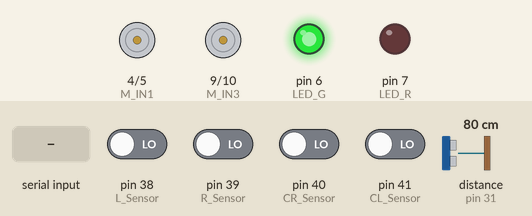
The sketch below on a simulated Arduino Mega 2560, built with avr-gcc and run on an emulated ATmega2560. Parts: motor-driver pin pairs drawn as motors (green arrow = first pin HIGH = forward, orange = second pin HIGH = backward, longer = more drive, scaled by the enable pin), output pins drawn as LEDs (lit = HIGH). Wiring (inferred from the names in the program): ultrasonic range finder: trigger pin 30; echo pin 31. The inputs (shaded band) are chosen by the test bench; at power-on: pin 38 (L_Sensor), pin 39 (R_Sensor), pin 40 (CR_Sensor), pin 41 (CL_Sensor) LOW, distance to the obstacle (sensor on pin 31) 80 cm. The echo pulse lasts 58.3 µs per cm; pins used as bus, display or sensor lines are not drawn; what the sketch prints to the serial monitor is not drawn.

Above: at 1.2 s.
1.3 s: "d" received over the second serial link
At 2.1 s:
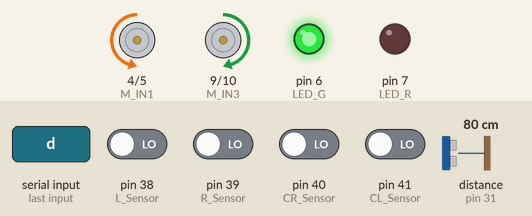
2.8 s: distance to the obstacle (sensor on pin 31) set to 2 cm
At 4.2 s:
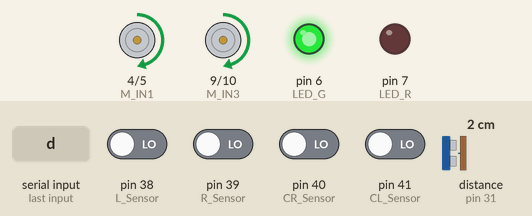
At 13.61 s:
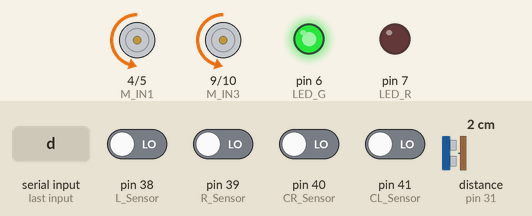
Timing chart, 0 to 15.9 s (numbered marks = the images above; inputs shaded):
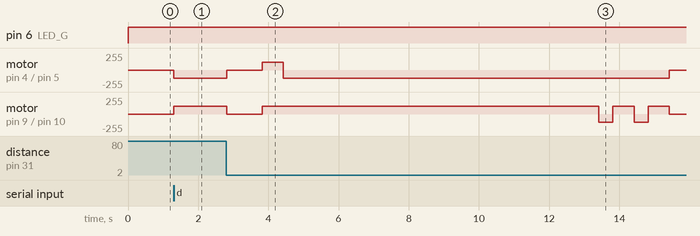

The sketch:

TESLA.ino
```cpp
#include <MsTimer2.h> // 타이머2 인터럽트
#include <NewPing.h>        // 초음파 센서로 거리값을 쉽게 얻을 수 있는 라이브러리
#include <Servo.h>

// 블루투스
char getData = 1;

// 모터 드라이브 핀
#define EA 3      //***적용
#define EB 8      //***적용
#define M_IN1 4   //***적용
#define M_IN2 5   //***적용
#define M_IN3 9   //***적용
#define M_IN4 10  //***적용

// DC모터
#define MOTOR_MIN_PWM 110
#define MOTOR_MAX_PWM 255
#define MOTOR_DRIVE_PWM 110     //-- 적외선센서 변경사항
#define MOTOR_TURN_DELAY 2000

// 적외선 센서
#define R_Sensor 39    //***적용
#define CR_Sensor 40   //***적용
#define CL_Sensor 41   //***적용
#define L_Sensor 38    //***적용
// 초음파 센서 핀
#define ECHO 31              // 수신부
#define TRIG 30              // 송신부
// 최소, 최대, 지연 (초음파 센서 측정 가능 거리: 20mm ~ 4500mm)
#define SONAR_MIN_DISTANCE 3
#define SONAR_MAX_DISTANCE 200
#define SONAR_DELAY 25
NewPing sonar(TRIG, ECHO, SONAR_MAX_DISTANCE);
long frontDistance = 0;

long frontSensing(int loop)
{
  long duration, distance;
  long avgDistance = 0;

  // 센서가 튀는 현상이 있어서 5번 측정하여 평균값으로 판단
  for (int i = 0; i < loop; i++)
  {
    digitalWrite(TRIG, HIGH);  // trigPin에서 초음파 발생(echoPin도 HIGH)
    delayMicroseconds(10);
    digitalWrite(TRIG, LOW);

    duration = pulseIn(ECHO, HIGH);    // echoPin 이 HIGH를 유지한 시간을 저장 한다.
    distance = ((float)(340 * duration) / 1000) / 2;
    avgDistance = avgDistance + distance;
    delay(1);
  }
  avgDistance = avgDistance / loop;
  return avgDistance;
}

// LED
int LED_G = 6;         //***적용
int LED_R = 7;         //***적용
volatile int LED_G_State = 1;   // LED초록 상태값 //***적용
volatile int LED_R_State = 0;   // LED빨강 상태값 //***적용

// led 인터럽트 함수
void flash(){
  digitalWrite(LED_G, LED_G_State);
  digitalWrite(LED_R, LED_R_State);
}

// 조이스틱 동작 관련
#define VR_MIN_VALUE (0)
#define VR_MAX_VALUE (1023)
int convertToPWM(int value) {
  return map(value, VR_MIN_VALUE, VR_MAX_VALUE, -MOTOR_MAX_PWM, MOTOR_MAX_PWM);
}

void setup() {
  Serial.begin(9600);
  Serial.print("통신시작");
  // 블루투스
  Serial2.begin(9600);
  Serial1.begin(9600);

  // 핀모드
  pinMode(EA, OUTPUT);
  pinMode(M_IN1, OUTPUT);
  pinMode(M_IN2, OUTPUT);

  pinMode(EB, OUTPUT);
  pinMode(M_IN3, OUTPUT);
  pinMode(M_IN4, OUTPUT);

  pinMode(R_Sensor, INPUT);
  pinMode(CR_Sensor, INPUT);
  pinMode(CL_Sensor, INPUT);
  pinMode(L_Sensor, INPUT);

  pinMode(LED_G, OUTPUT);
  pinMode(LED_R, OUTPUT);

  pinMode(TRIG, OUTPUT);
  pinMode(ECHO, INPUT);

  MsTimer2::set(1, flash);
  MsTimer2::start();
}


void loop() {

//  // hm-10 블루투스 연결 시, 값을 getData 변수에 저장(변수: 1- 조이스틱모드 0 - 라인트레이서모드)
    frontDistance = frontSensing(5);
   if(frontDistance < 100){
    movePattern();
  }

  if(Serial2.available()){
    getData = Serial2.read();
  }
//    int vrx = Serial2.parseInt();
//    int vry = Serial2.parseInt();
//
//    Serial.print("getData:");
//    Serial.print(getData);
//    Serial.print("vrx:");
//    Serial.print(vrx);
//    Serial.print("vry:");
//    Serial.print(vry);
//
//
//    int pwmX = convertToPWM(vrx);
//    int pwmL = pwmX;
//    int pwmR = pwmX;
//
//    int pwmY = convertToPWM(vry);
//    pwmL = pwmL + pwmY;
//    pwmR = pwmR - pwmY;
//
//    // happy drive!
//    drive(pwmL, pwmR);

  if(getData == 'c'){
  linetracer();
  }
//  else if(getData == 'b'){
//    if(Serial2.available()){
//    int vrx = Serial2.parseInt();
//    int vry = Serial2.parseInt();
//
//    // calculate speed of both motors according to the x axis
//    int pwmX = convertToPWM(vrx);
//    int pwmL = pwmX;
//    int pwmR = pwmX;
//
//    // adjust left and right speed according to the y axis
//    int pwmY = convertToPWM(vry);
//    pwmL = pwmL + pwmY;
//    pwmR = pwmR - pwmY;
//
//    // happy drive!
//    drive(pwmL, pwmR);
//  }
//  }
  else if(getData == 'd'){
    drive(120,120);
      delay(500);
      Serial.print("차량다시출발!");
      getData = 'c';
  }
 }

// 라인 트레이서 작동 함수
void linetracer(){
  if(digitalRead(CR_Sensor) == HIGH && digitalRead(CL_Sensor) == HIGH && digitalRead(R_Sensor) == HIGH &&digitalRead(L_Sensor) == HIGH){
    LED_G_State = 1;
    LED_R_State = 0;
    drive(0,0);
    Serial2.write('r');
    getData = '1';
  }

  else if(digitalRead(CR_Sensor) == HIGH && digitalRead(CL_Sensor) == HIGH){
    //디버깅용
    LED_G_State = 0;
    LED_R_State = 1;
    drive(MOTOR_DRIVE_PWM, MOTOR_DRIVE_PWM);
  }
  else if(digitalRead(CR_Sensor) == LOW && digitalRead(CL_Sensor) == HIGH){
    //디버깅용
    LED_G_State = 0;
    LED_R_State = 1;
    drive(130, 0);
  }
  else if(digitalRead(CR_Sensor) == HIGH && digitalRead(CL_Sensor) == LOW){
    //디버깅용
    LED_G_State = 0;
    LED_R_State = 1;
    drive(0, 130);
  }
  else if(digitalRead(R_Sensor) == HIGH)
  {
    //디버깅용
    LED_G_State = 0;
    LED_R_State = 1;
    drive(-MOTOR_DRIVE_PWM, MOTOR_DRIVE_PWM);
  }
  else if(digitalRead(L_Sensor) == HIGH)
  {
    LED_G_State = 0;
    LED_R_State = 1;
    drive(MOTOR_DRIVE_PWM, -MOTOR_DRIVE_PWM);
  }
}

// 모터 방향 조절 함수
void drive(int pwmA, int pwmB) {
  pwmA = constrain(pwmA, -MOTOR_MAX_PWM, MOTOR_MAX_PWM); // 센서값을 -MAX ~ MAX 사이로 제한
  pwmB = constrain(pwmB, -MOTOR_MAX_PWM, MOTOR_MAX_PWM);

  // A모터 방향
  if (pwmA > 0) {
    digitalWrite(M_IN1, LOW);    // 정방향
    digitalWrite(M_IN2, HIGH);
  } else if (pwmA < 0) {
    digitalWrite(M_IN1, HIGH);     // 역방향
    digitalWrite(M_IN2, LOW);
  } else {
    digitalWrite(M_IN1, LOW);     // 멈춤
    digitalWrite(M_IN2, LOW);
  }

  // B모터 방향
   if (pwmB > 0) {
    digitalWrite(M_IN3, HIGH);     // 정방향
    digitalWrite(M_IN4, LOW);
  } else if (pwmB < 0) {
    digitalWrite(M_IN3, LOW);    // 역방향
    digitalWrite(M_IN4, HIGH);
  } else {
    digitalWrite(M_IN3, LOW);     // 멈춤
    digitalWrite(M_IN4, LOW);
  }

  if (abs(pwmA) < MOTOR_MIN_PWM) pwmA = 0;
  if (abs(pwmB) < MOTOR_MIN_PWM) pwmB = 0;

  analogWrite(EA, abs(pwmA));
  analogWrite(EB, abs(pwmB));
}

void movePattern(){
    drive(0,0);
    delay(1000);
    drive(-120,120);
    delay(600);
    drive(120,120);
    delay(9000);
    drive(120,-120);
    delay(400);
    drive(120,120);
    delay(600);
    drive(120,-120);
    delay(400);
    drive(120,120);
    delay(600);
  }
```

Measured:
- after the input at 1.3 s, motor on pin 4 (M_IN1) / pin 5 (M_IN2): stopped → backward 120/255 at once; motor on pin 9 (M_IN3) / pin 10 (M_IN4): stopped → forward 120/255 at once
